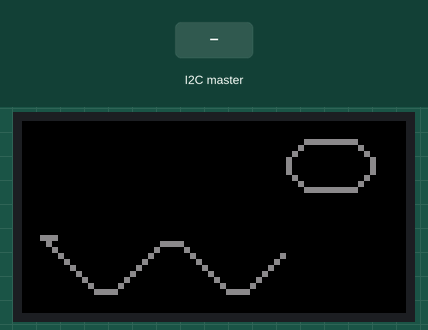
A sketch run on a simulated ESP32. Parts: 64×32 colour display. The inputs (shaded band) are chosen by the test bench. What the sketch prints to the serial monitor is not drawn.

Above: at 11.2 s.
11.3 s: the I2C master sends the byte 1
Timing chart, 0 to 14.3 s (numbered marks = the images above; inputs shaded):
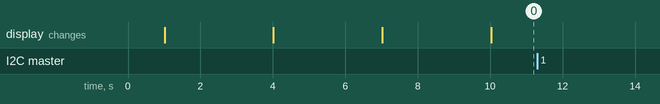

The sketch:

Hub75_Driver.ino
```cpp
#include <ESP32-HUB75-MatrixPanel-I2S-DMA.h>
#include <Wire.h>
#include "hardware.h"

// Include the header files
#include "functions/rgbTEST.h"
#include "functions/draw_image_on_panel.h"
#include "functions/draw_animation.h"

// Include the implementation files to link them properly
#include "functions/rgbTEST.cpp"
#include "functions/draw_image_on_panel.cpp"
#include "functions/draw_animation.cpp"

// Include the image and animation data
#include "immages_rgb/immages.cpp"
#include "Animations/immages.cpp"

// I2C Configuration
#define DISPLAY_DRIVER_I2C_ADDRESS 0x08

volatile bool programChanged = false;

void setup() {
  Serial.begin(115200);
  delay(1000);

  Serial.println(F("*****************************************************"));
  Serial.println(F("*            Display_Driver Controller              *"));
  Serial.println(F("*****************************************************"));

  // Initialize I2C as slave
  Wire.begin(DISPLAY_DRIVER_I2C_ADDRESS);
  Wire.onReceive(receiveI2CData);
  Serial.print("I2C Slave initialized at address 0x");
  Serial.println(DISPLAY_DRIVER_I2C_ADDRESS, HEX);

  // Initialize HUB75 LED matrix display
  initDisplays();

  Serial.println("Display driver ready");
  Serial.println("Waiting for commands from Logic_and_IO...");
}

void loop() {
  // Handle program display based on received I2C commands
    switch (currentProgram) {
    case 0: rgbTest(); break;
    case 1: draw_image_on_panel(Smile_static); break;// idle state
    case 2: draw_image_on_panel(Smile_static); break;
    case 3: draw_image_on_panel(Smile_static); break;
    case 4: draw_image_on_panel(Smile_1); break;
    case 5: draw_image_on_panel(Smile_2); break;
    case 6: draw_animation("Smile_blink", 100); break;
    case 7: draw_animation("Smile_blink", 150); break;
    case 8: draw_animation("Smile_blink", 200); break;
    case 9: draw_animation("Smile_blink", 100); break;
    default:
      dma_display->fillScreen(dma_display->color565(255, 0, 0));
      break;
  }

  // Check for program changes
  if (programChanged) {
    programChanged = false;
    Serial.print("I2C Command, Program: ");
    Serial.print(currentProgram);
    Serial.print(" RGB(");
    Serial.print(selected_colour_value[0]);
    Serial.print(",");
    Serial.print(selected_colour_value[1]);
    Serial.print(",");
    Serial.print(selected_colour_value[2]);
    Serial.println(")");
  }
}


void receiveI2CData(int numBytes) {
  if (numBytes >= 5) { // Command + program + RGB values
    uint8_t command = Wire.read();

    if (command == 0x01) { // Program change command
      currentProgram = Wire.read();
      selected_colour_value[0] = Wire.read(); // Red
      selected_colour_value[1] = Wire.read(); // Green
      selected_colour_value[2] = Wire.read(); // Blue
      programChanged = true;
    }
  } else {
    Serial.println("Invalid data length");
    // Read all received bytes for debugging
    while (Wire.available()) {
      int receivedValue = Wire.read();
      Serial.print("Received byte: ");
      Serial.println(receivedValue);
    }
  }

  // Clear any remaining bytes
  while (Wire.available()) {
    int byte = Wire.read();
    Serial.print("Extra byte: ");
    Serial.println(byte);
  }
}
```

draw_animation.h
```cpp
#pragma once
void draw_animation(const char* animationName, int frameDelay);
```

draw_image_on_panel.h
```cpp
#pragma once
void draw_image_on_panel(const uint8_t image[][64][3]);
```

rgbTEST.h
```cpp
#pragma once
void rgbTest();
```

hardware.cpp
```cpp
#include "hardware.h"

// HUB75 Matrix Panel Configuration
HUB75_I2S_CFG mxconfig(
  PANEL_RES_X,   // Panel width
  PANEL_RES_Y,   // Panel height
  CHAIN_LENGTH   // Number of panels chained together
);

// HUB75 Matrix display object
MatrixPanel_I2S_DMA *dma_display = nullptr;

// Define global variables for received I2C data
volatile int currentProgram = 1;
uint8_t selected_colour_value[3] = {255, 255, 255};

void initDisplays() {
  Serial.println("Initializing HUB75 Matrix Display...");

  // Configure HUB75 pins
  mxconfig.gpio.r1 = R1_PIN;
  mxconfig.gpio.g1 = G1_PIN;
  mxconfig.gpio.b1 = B1_PIN;
  mxconfig.gpio.r2 = R2_PIN;
  mxconfig.gpio.g2 = G2_PIN;
  mxconfig.gpio.b2 = B2_PIN;
  mxconfig.gpio.a = A_PIN;
  mxconfig.gpio.b = B_PIN;
  mxconfig.gpio.c = C_PIN;
  mxconfig.gpio.d = D_PIN;
  mxconfig.gpio.e = E_PIN;  // Use -1 if not used
  mxconfig.gpio.lat = LAT_PIN;
  mxconfig.gpio.oe = OE_PIN;
  mxconfig.gpio.clk = CLK_PIN;

  // Initialize matrix display
  dma_display = new MatrixPanel_I2S_DMA(mxconfig);
  dma_display->begin();
  dma_display->setBrightness8(50);
  dma_display->clearScreen();

  // Startup test pattern
  dma_display->fillScreen(dma_display->color565(50, 0, 0));
  delay(3000);
  dma_display->fillScreen(dma_display->color565(0, 50, 0));
  delay(3000);
  dma_display->fillScreen(dma_display->color565(0, 0, 50));
  delay(3000);
  dma_display->clearScreen();

  Serial.println("HUB75 Matrix Display initialized successfully");
}
```

hardware.h
```cpp
#pragma once
#include <Arduino.h>
#include <ESP32-HUB75-MatrixPanel-I2S-DMA.h>

/*

HUB 75 PANEL
+----------+
|  R1  B1  |  //B1 and G1 pins are swapped by my panel
|  G1  GND |
|  R2  B2  |
|  G2  E   |
|   A  B   |
|   C  D   |
| CLK  LAT |
|  OE  GND |
+----------+
*/
// HUB75 Matrix Panel Pin Definitions
//Left
#define R1_PIN 13  // Red channel for top half
#define G1_PIN 12  // Green channel for top half
#define R2_PIN 14  // Red channel for bottom half
#define G2_PIN 27  // Green channel for bottom half
#define A_PIN 26   // Row address A
#define C_PIN 25    // Row address C
#define CLK_PIN 33 // Clock pin
#define OE_PIN 32  // Output enable pin

//Right
#define B1_PIN 15  // Blue channel for top half
        //GND
#define B2_PIN 2  // Blue channel for bottom half
#define E_PIN 4   // Row address E
#define B_PIN 16   // Row address B
#define D_PIN 17   // Row address D
#define LAT_PIN 5  // Latch pin

// Panel Configuration
#define PANEL_RES_X 64
#define PANEL_RES_Y 32
#define CHAIN_LENGTH 1

// Global HUB75 matrix display object
extern MatrixPanel_I2S_DMA *dma_display;

// Global variables for received I2C data
extern volatile int currentProgram;
extern uint8_t selected_colour_value[3];

// Function declarations
void initDisplays();
void scanI2C();
void receiveI2CData(int numBytes);
```

Measured:
- after the input at 11.3 s, every drawn part: stays the same
